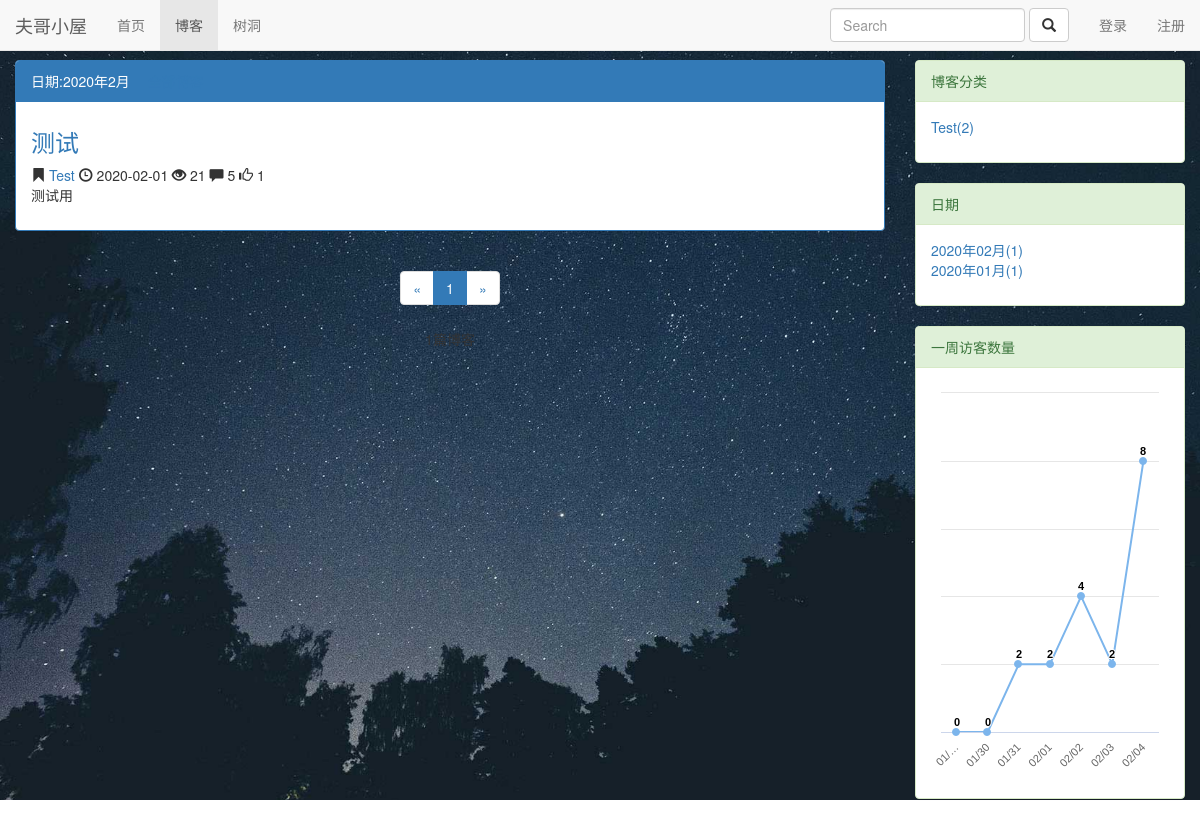
Screenshot of /blog/date/2020/2 with the database file from the repository.
### blog/models.py (models this page shows, shortened)
class Blog(models.Model,ReadNumExpandMethod):
    title=models.CharField(max_length=50)
    blog_type=models.ForeignKey(BlogType,on_delete=models.DO_NOTHING,related_name='blog')
    content=RichTextUploadingField()
    author=models.ForeignKey(User,on_delete=models.DO_NOTHING)
    read_details=GenericRelation(ReadDetail)
    create_time=models.DateTimeField(auto_now_add=True)
    last_updated_time=models.DateTimeField(auto_now=True)
    class Meta:
        ordering=['-create_time']

class BlogType(models.Model):
    type_name=models.CharField(max_length=15)
    def __str__(self):
        return self.type_name

### read_statistics/models.py (models this page shows)
class ReadNum(models.Model):
    read_num=models.IntegerField(default=0)
    content_type=models.ForeignKey(ContentType,on_delete=models.CASCADE)
    object_id=models.PositiveIntegerField()
    content_object=GenericForeignKey('content_type','object_id')

### likes/models.py (models this page shows)
class LikeCount(models.Model):
    content_type = models.ForeignKey(ContentType, on_delete=models.CASCADE)
    object_id = models.PositiveIntegerField()
    content_object = GenericForeignKey('content_type', 'object_id')
    likednum=models.IntegerField(default=0)

### blog/views.py (the view)
# urls.py: path('date/<int:year>/<int:month>',views.blogs_with_date,name="blogs_with_date"),
def blogs_with_date(request,year,month):
    context = {}
    blogs_all_list = Blog.objects.filter(create_time__year=year,create_time__month=month)
    context=blog_common_data(request,blogs_all_list)
    context = blog_charts(context)
    context['blogs_with_date']='%s年%s月'%(year,month)
    return render(request,'blog/blog_with_date.html', context)

### user/forms.py (shortened to what this page needs)
class LoginForm(forms.Form):
    username_or_email = forms.CharField(label='用户名', widget=forms.TextInput(attrs={'class': 'form-control', 'placeholder': '请输入用户名或邮箱'}))
    password = forms.CharField(label='密码',widget=forms.PasswordInput(attrs={'class': 'form-control', 'placeholder': '请输入密码'}))

### blog/views.py (called while the page is built)
def blog_charts(context):
    blog_content_type = ContentType.objects.get_for_model(Blog)
    dates, read_nums = get_seven_days_read_data(blog_content_type)
    context['dates'] = dates
    context['read_nums'] = read_nums
    return context

### comment/templatetags/comment_tags.py (called while the page is built)
@register.simple_tag
def get_comment_count(obj):
    content_type=ContentType.objects.get_for_model(obj)
    return Comment.objects.filter(content_type=content_type,object_id=obj.pk).count()

### likes/templatetags/likes_tags.py (called while the page is built)
@register.simple_tag
def get_like_count(obj):
    content_type=ContentType.objects.get_for_model(obj)
    like_count,created = LikeCount.objects.get_or_create(content_type=content_type,object_id=obj.pk)
    return like_count.likednum

### read_statistics/models.py (called while the page is built)
    def get_read_num(self):
        try:
            ct = ContentType.objects.get_for_model(self)
            readnum = ReadNum.objects.get(content_type=ct, object_id=self.pk)
            return readnum.read_num
        except exceptions.ObjectDoesNotExist:
            return 0

### read_statistics/utils.py (called while the page is built)
def get_seven_days_read_data(content_type):
    today = timezone.now().date()
    read_nums = []
    dates=[]
    for i in range(7, 0, -1):
        date = today - datetime.timedelta(days=i)
        dates.append(date.strftime("%m/%d"))
        read_details = ReadDetail.objects.filter(content_type=content_type, date=date)
        result = read_details.aggregate(read_num_sum=Sum('read_num'))
        read_nums.append(result['read_num_sum'] or 0)
    return dates,read_nums

### user/context_processors.py (called while the page is built)
def login_modal_form(request):
    return {'login_modal_form':LoginForm()}

### blog/templates/blog/blog_with_date.html (shortened to what this page needs)
{% extends 'blog/blog_list.html' %}
{% block blog_list_title %}
    日期:{{ blogs_with_date }}
    <a href="{% url 'blog_list' %}">　全部博客</a>
{% endblock %}

### blog/templates/blog/blog_list.html (shortened to what this page needs)
{% extends 'base.html' %}
{% load staticfiles %}
{% load comment_tags %}
{% load likes_tags %}
{% block header_extends %}
    <link rel="stylesheet" href="{% static 'css/blog.css' %}">
{% endblock %}
{% block nav_blog_active %}active{% endblock %}
{% block content %}
    <div class="bg"></div>
    <div class="container-fluid">
        <div class="row">
            <div class="col-xs-12 col-sm-8 col-md-8 col-lg-9">
                <div class="panel panel-primary">
                    <div class="panel-heading">{% block blog_list_title %}博客列表{% endblock %}</div>
                    <div class="panel-body">
                        {% for blog in page_of_blogs.object_list %}
                            <div class="blog">
                                <h3><a href="{% url 'blog_detail' blog.pk %}">{{ blog.title }}</a></h3>
                                <p class="blog_info">
                                    <span class="glyphicon glyphicon-bookmark" aria-hidden="true"></span> <a
                                        href="{% url 'blogs_with_type' blog.blog_type.pk %}">{{ blog.blog_type }}</a>
                                    <span class="glyphicon glyphicon-time"
                                          aria-hidden="true"></span> {{ blog.create_time|date:"Y-m-d" }}
                                    <span class="glyphicon glyphicon-eye-open"
                                          aria-hidden="true"></span> {{ blog.get_read_num }}
                                    <span class="glyphicon glyphicon-comment"
                                          aria-hidden="true"></span> {% get_comment_count blog %}
                                    <span class="glyphicon glyphicon-thumbs-up"
                                          aria-hidden="true"></span> {% get_like_count blog %}
                                </p>
                                <p>{{ blog.content|striptags|truncatechars_html:100 }}</p>
                            </div>
                        {% empty %}
                            <div class="blog">
                                <h3>暂无博客，敬请期待</h3>
                            </div>
                        {% endfor %}
                    </div>
                </div>
                <div class="paginator">
                    <nav aria-label="Page navigation">
                        <ul class="pagination">
                            <li>
                                {% if page_of_blogs.has_previous %}
                                    <a href="?page={{ page_of_blogs.previous_page_number }}" aria-label="Previous">
                                        <span aria-hidden="true">&laquo;</span>
                                    </a>
                                {% else %}
                                    <span aria-hidden="true">&laquo;</span>
                                {% endif %}
                            </li>
                            {% for page_num in page_range %}
                                {% if page_num == page_of_blogs.number %}
                                    <li class="active"><span>{{ page_num }}</span></li>
                                {% else %}
                                    {% if page_num == '...' %}
                                        <li><span>{{ page_num }}</span></li>
                                    {% else %}
                                        <li><a href="?page={{ page_num }}">{{ page_num }}</a></li>
                                    {% endif %}
                                {% endif %}
                            {% endfor %}
                            <li>
                                {% if page_of_blogs.has_next %}
                                    <a href="?page={{ page_of_blogs.next_page_number }}" aria-label="Next">
                                        <span aria-hidden="true">&raquo;</span>
                                    </a>
                                {% else %}
                                    <span aria-hidden="true">&raquo;</span>
                                {% endif %}
                            </li>
                        </ul>
                    </nav>
                    <p>
                        {{ page_of_blogs.paginator.count }}篇博客
                    </p>
                </div>
            </div>
            <div class="hidden-xs col-sm-4 col-md-4 col-lg-3">
                <div class="panel panel-success">
                    <div class="panel-heading">博客分类</div>
                    <div class="panel-body">
                        <ul>
                            {% for blog_type in blog_types %}
                                <li>
                                    <a href="{% url 'blogs_with_type' blog_type.pk %}">{{ blog_type.type_name }}({{ blog_type.blog_count }})</a>
                                </li>
                            {% empty %}
                                <li>暂无分类</li>
                            {% endfor %}
                        </ul>
                    </div>
                </div>
                <div class="panel panel-success">
                    <div class="panel-heading">日期</div>
                    <div class="panel-body">
                        <ul>
                            {% for blog_date,blog_count in blog_dates.items %}
                                <li>
                                    <a href="{% url 'blogs_with_date' blog_date.year blog_date.month %}">
                                        {{ blog_date|date:"Y年m月" }}({{ blog_count }})
                                    </a>
                                </li>
                            {% endfor %}
                        </ul>
                    </div>
                </div>
                <div class="panel panel-success">
                    <div class="panel-heading">一周访客数量</div>
                    <div class="panel-body">
                        <div id="container"></div>
                    </div>
                </div>
            </div>
        </div>
    </div>
{% endblock %}

### static/css/base.css (style rules this page uses)
* { margin: 0; padding: 0; }
body { margin-top: 60px!important; }
ul { list-style-type: none!important; }

### blog/static/css/blog.css (style rules this page uses)
.bg { position: fixed; left: 0; top: 0; bottom: 0; background: url("/media/img/blog/bg.jpg") no-repeat center; background-attachment: fixed; width: 100vw; height: 100vh; background-size: cover; opacity: 1; }
li { list-style-type: none; }
div.blog h3 { margin-top: 0.5em; }
div.blog p.blog_info { margin-bottom: 0; }
div.paginator { text-align: center; }

### rows the page displays
Blog: title "测试", blog_type "Test", create_time "2020-02-01", get_read_num "21", id "5", id.likednum "1", content "测试用"
BlogType: type_name "Test", blog_count "2"

### other values shown
{{ blogs_with_date }} "2020年2月"
{{ page_num }} "1"
{{ page_of_blogs.paginator.count }} "1"
{{ blog_date|date:"Y年m月" }} "2020年02月" "2020年01月"
{{ blog_count }} "1" "1"
